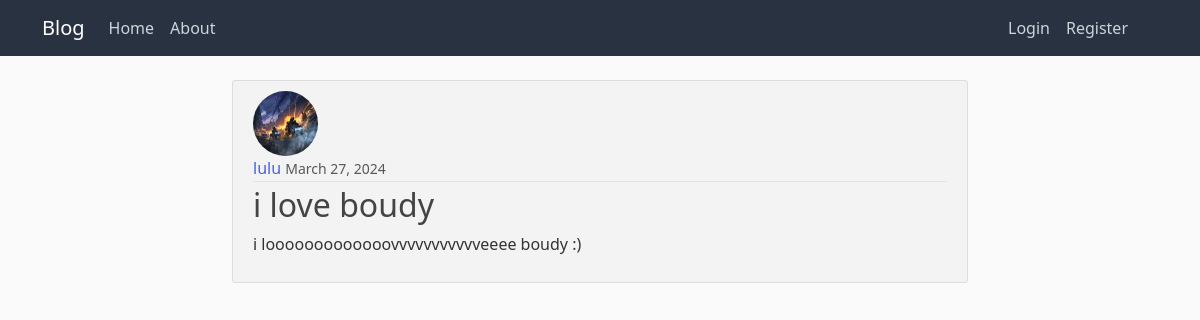
The app's page /post/20/, older data.
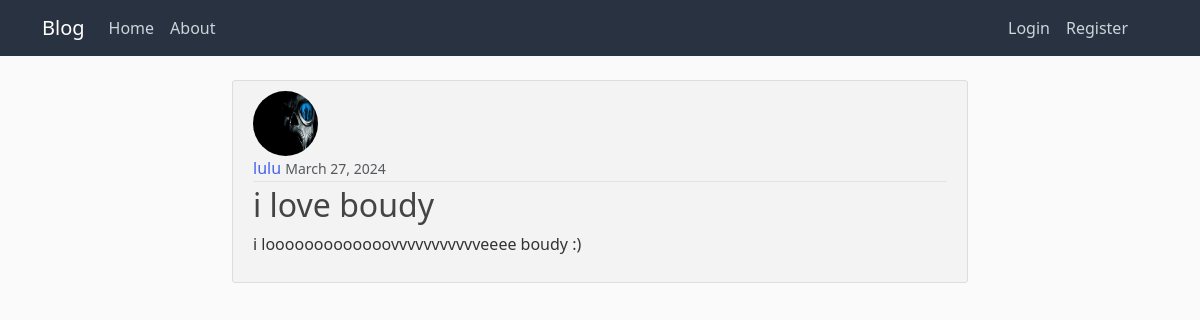
The same page, newer data.
### blogApp/models.py (models this page shows, shortened)
class Post(models.Model):
    title = models.CharField(max_length=100)
    content = models.TextField()
    date_posted = models.DateTimeField(default=timezone.now)
    author = models.ForeignKey(User, on_delete=models.CASCADE)

### users/models.py (models this page shows, shortened)
class Profile(models.Model):
    user = models.OneToOneField(User, on_delete=models.CASCADE)
    image = models.ImageField(default='default.png', upload_to='profile_pics')

### blogApp/views.py (the view)
# urls.py: path('post/<int:pk>/', PostDetailView.as_view(), name='post-detail'),
class PostDetailView(DetailView):
    model = Post
    title = 'Post'
    def get_context_data(self, **kwargs: Any) -> dict[str, Any]:
        context =  super().get_context_data(**kwargs)
        context['title']= self.title
        return context

### blogApp/templates/blogApp/post_detail.html (shortened to what this page needs)
{% extends "base.html"%}
{% block content %}
    <article class="media content-section grey-body">
        <img src="{{ object.author.profile.image.url }}" alt="author image" class="rounded-circle article-img" >
        <div class="media-body">
            <div class="article-metadata">
                <a class="mr-2" href="{% url 'user-posts' object.author.username %}">{{ post.author }}</a>
                <small class="text-muted">{{ object.date_posted|date:"F d, Y" }}</small>
            </div>
            <h2 class="article-title">{{ object.title }}</h2>
            <p class="article-content">{{ object.content }}</p>
        </div>
    </article>
{% endblock content %}

Row changes from the older to the newer data that the page shows:
changed through a linked row, Post "i love boudy": author.profile.image: a different picture
